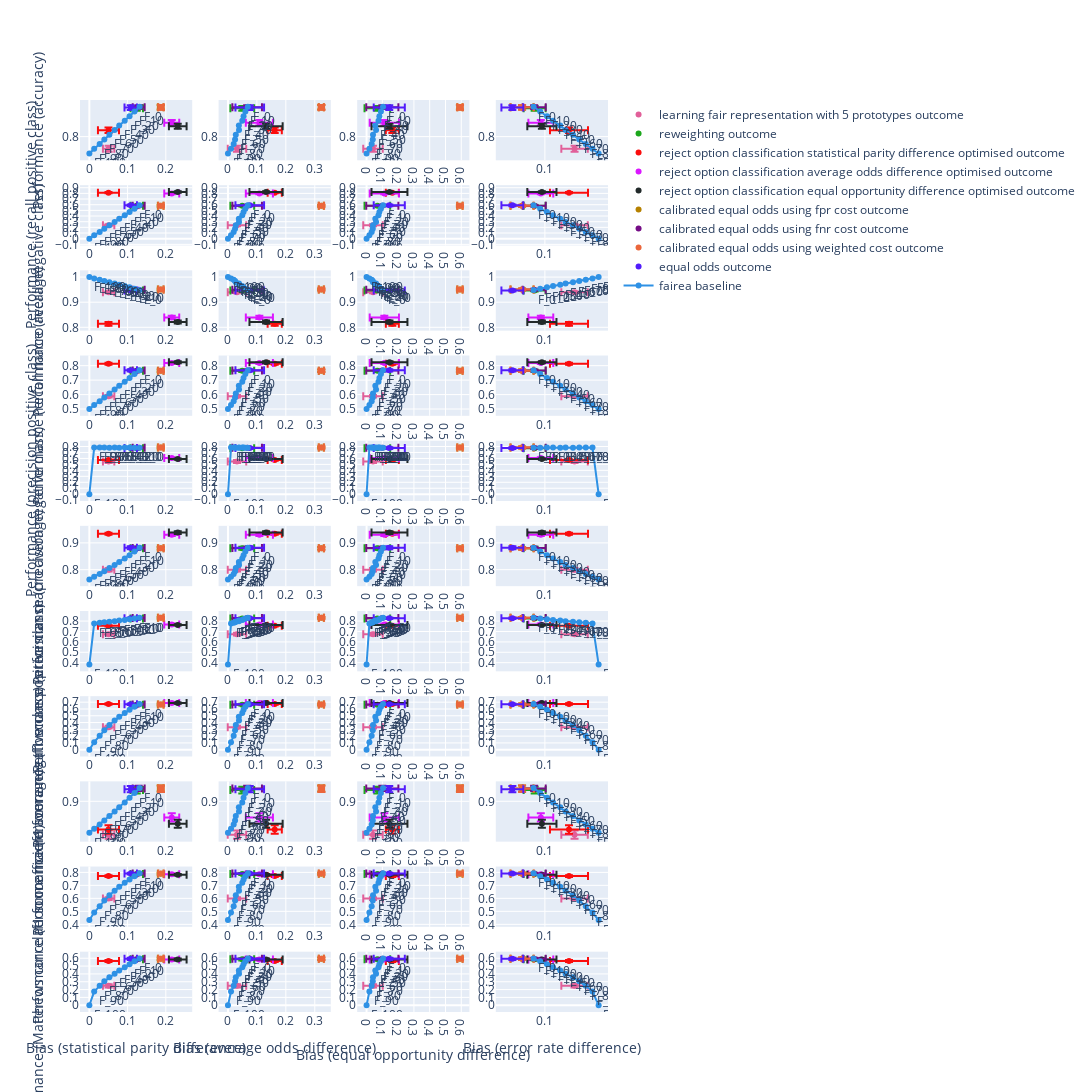

Notebook code cell kept with this figure:
### Code cell
random_forest_bias.show_all_fairea_graphs()
